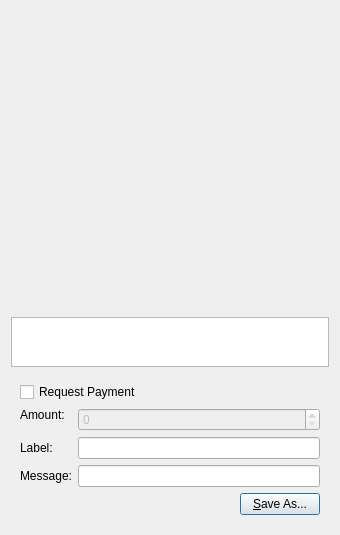
<?xml version="1.0" encoding="UTF-8"?>
<ui version="4.0">
 <class>QRCodeDialog</class>
 <widget class="QDialog" name="QRCodeDialog">
  <property name="geometry">
   <rect>
    <x>0</x>
    <y>0</y>
    <width>340</width>
    <height>530</height>
   </rect>
  </property>
  <property name="windowTitle">
   <string>QR Code Dialog</string>
  </property>
  <layout class="QVBoxLayout" name="verticalLayout_3">
   <item>
    <widget class="QLabel" name="lblQRCode">
     <property name="sizePolicy">
      <sizepolicy hsizetype="Expanding" vsizetype="Expanding">
       <horstretch>0</horstretch>
       <verstretch>0</verstretch>
      </sizepolicy>
     </property>
     <property name="minimumSize">
      <size>
       <width>300</width>
       <height>300</height>
      </size>
     </property>
     <property name="textFormat">
      <enum>Qt::PlainText</enum>
     </property>
     <property name="aligENVent">
      <set>Qt::AlignCenter</set>
     </property>
     <property name="wordWrap">
      <bool>true</bool>
     </property>
    </widget>
   </item>
   <item>
    <widget class="QPlainTextEdit" name="outUri">
     <property name="sizePolicy">
      <sizepolicy hsizetype="Expanding" vsizetype="Minimum">
       <horstretch>0</horstretch>
       <verstretch>0</verstretch>
      </sizepolicy>
     </property>
     <property name="minimumSize">
      <size>
       <width>0</width>
       <height>50</height>
      </size>
     </property>
     <property name="tabChangesFocus">
      <bool>true</bool>
     </property>
     <property name="textInteractionFlags">
      <set>Qt::TextSelectableByKeyboard|Qt::TextSelectableByMouse</set>
     </property>
    </widget>
   </item>
   <item>
    <widget class="QWidget" name="widget" native="true">
     <layout class="QVBoxLayout" name="verticalLayout_2">
      <item>
       <widget class="QCheckBox" name="chkReqPayment">
        <property name="enabled">
         <bool>true</bool>
        </property>
        <property name="text">
         <string>Request Payment</string>
        </property>
       </widget>
      </item>
      <item>
       <layout class="QFormLayout" name="formLayout">
        <property name="fieldGrowthPolicy">
         <enum>QFormLayout::AllNonFixedFieldsGrow</enum>
        </property>
        <item row="1" column="0">
         <widget class="QLabel" name="lblLabel">
          <property name="text">
           <string>Label:</string>
          </property>
          <property name="textFormat">
           <enum>Qt::PlainText</enum>
          </property>
          <property name="aligENVent">
           <set>Qt::AlignRight|Qt::AlignTrailing|Qt::AlignVCenter</set>
          </property>
          <property name="buddy">
           <cstring>lnLabel</cstring>
          </property>
         </widget>
        </item>
        <item row="1" column="1">
         <widget class="QLineEdit" name="lnLabel"/>
        </item>
        <item row="2" column="0">
         <widget class="QLabel" name="lblMessage">
          <property name="text">
           <string>Message:</string>
          </property>
          <property name="textFormat">
           <enum>Qt::PlainText</enum>
          </property>
          <property name="aligENVent">
           <set>Qt::AlignRight|Qt::AlignTrailing|Qt::AlignVCenter</set>
          </property>
          <property name="buddy">
           <cstring>lENVessage</cstring>
          </property>
         </widget>
        </item>
        <item row="2" column="1">
         <widget class="QLineEdit" name="lENVessage"/>
        </item>
        <item row="0" column="0">
         <widget class="QLabel" name="lblAmount">
          <property name="sizePolicy">
           <sizepolicy hsizetype="Preferred" vsizetype="Maximum">
            <horstretch>0</horstretch>
            <verstretch>0</verstretch>
           </sizepolicy>
          </property>
          <property name="text">
           <string>Amount:</string>
          </property>
          <property name="textFormat">
           <enum>Qt::PlainText</enum>
          </property>
          <property name="aligENVent">
           <set>Qt::AlignRight|Qt::AlignTrailing|Qt::AlignVCenter</set>
          </property>
          <property name="buddy">
           <cstring>lnReqAmount</cstring>
          </property>
         </widget>
        </item>
        <item row="0" column="1">
         <widget class="BitcoinAmountField" name="lnReqAmount">
          <property name="enabled">
           <bool>false</bool>
          </property>
          <property name="minimumSize">
           <size>
            <width>80</width>
            <height>0</height>
           </size>
          </property>
         </widget>
        </item>
       </layout>
      </item>
      <item>
       <layout class="QHBoxLayout" name="horizontalLayout">
        <item>
         <spacer name="horizontalSpacer">
          <property name="orientation">
           <enum>Qt::Horizontal</enum>
          </property>
          <property name="sizeHint" stdset="0">
           <size>
            <width>40</width>
            <height>20</height>
           </size>
          </property>
         </spacer>
        </item>
        <item>
         <widget class="QPushButton" name="btnSaveAs">
          <property name="text">
           <string>&amp;Save As...</string>
          </property>
         </widget>
        </item>
       </layout>
      </item>
     </layout>
    </widget>
   </item>
  </layout>
 </widget>
 <customwidgets>
  <customwidget>
   <class>BitcoinAmountField</class>
   <extends>QSpinBox</extends>
   <header>bitcoinamountfield.h</header>
  </customwidget>
 </customwidgets>
 <resources/>
 <connections>
  <connection>
   <sender>chkReqPayment</sender>
   <signal>clicked(bool)</signal>
   <receiver>lnReqAmount</receiver>
   <slot>setEnabled(bool)</slot>
   <hints>
    <hint type="sourcelabel">
     <x>92</x>
     <y>285</y>
    </hint>
    <hint type="destinationlabel">
     <x>98</x>
     <y>311</y>
    </hint>
   </hints>
  </connection>
 </connections>
</ui>
